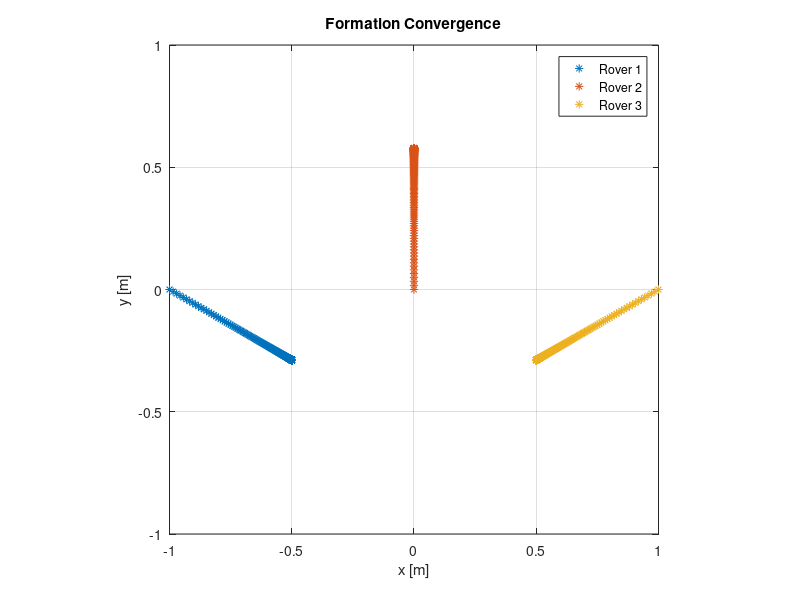

Source code (MATLAB):
clear all
close all
% initial relative condition
x0 = [-1 0 1]';
y0 = [0 0 0]';

% final relative condition
xf = [-0.5 0 0.5]';
yf = [-0.5 sqrt(3)/2-0.5 -0.5]';

% update time interval
dt = 0.01;

% Laplacian Matrix
L = [2, -1, -1; ...
    -1, 2, -1; ...
    -1, -1, 2];

% Define the displacement vector \tau
tau = [(x0-xf);(y0-yf)]';
error(1) = 1;
error(2) = rand*0.1;
for i=1:500
%     if abs(error(end)-error(end-1))>0.001 %Define the convergence criterion
    if abs(error(end))>0.0001 %Define the convergence criterion
        Xi(:,i)=tau+[xf;yf]';
        error(i)=std(tau(1:3))+std(tau(4:end));
        % run the Consensus Protocol 
        tau_dot = -[L,zeros(3,3);zeros(3,3),L]*tau';
        % update the states tau using RK44 integration
        ti(i) = dt*i;
        k1=dt*tau_dot;
        k2=dt*(-[L,zeros(3,3);zeros(3,3),L]*(tau'+k1/2));
        k3=dt*(-[L,zeros(3,3);zeros(3,3),L]*(tau'+k2/2));
        k4=dt*(-[L,zeros(3,3);zeros(3,3),L]*(tau'+k3));
        tau=tau+1/6*(k1'+2*k2'+2*k3'+k4');
    else
        disp(i)
    end
end
figure
% Plot the trajectory
for i=1:3
    plot(Xi(i,1:end),Xi(i+3,1:end),'*');
    hold on
end
grid on
axis equal
title("Formation Convergence")
xlabel("x [m]")
ylabel("y [m]")
axis([-1, 1, -1, 1])
legend("Rover 1", "Rover 2", "Rover 3")
